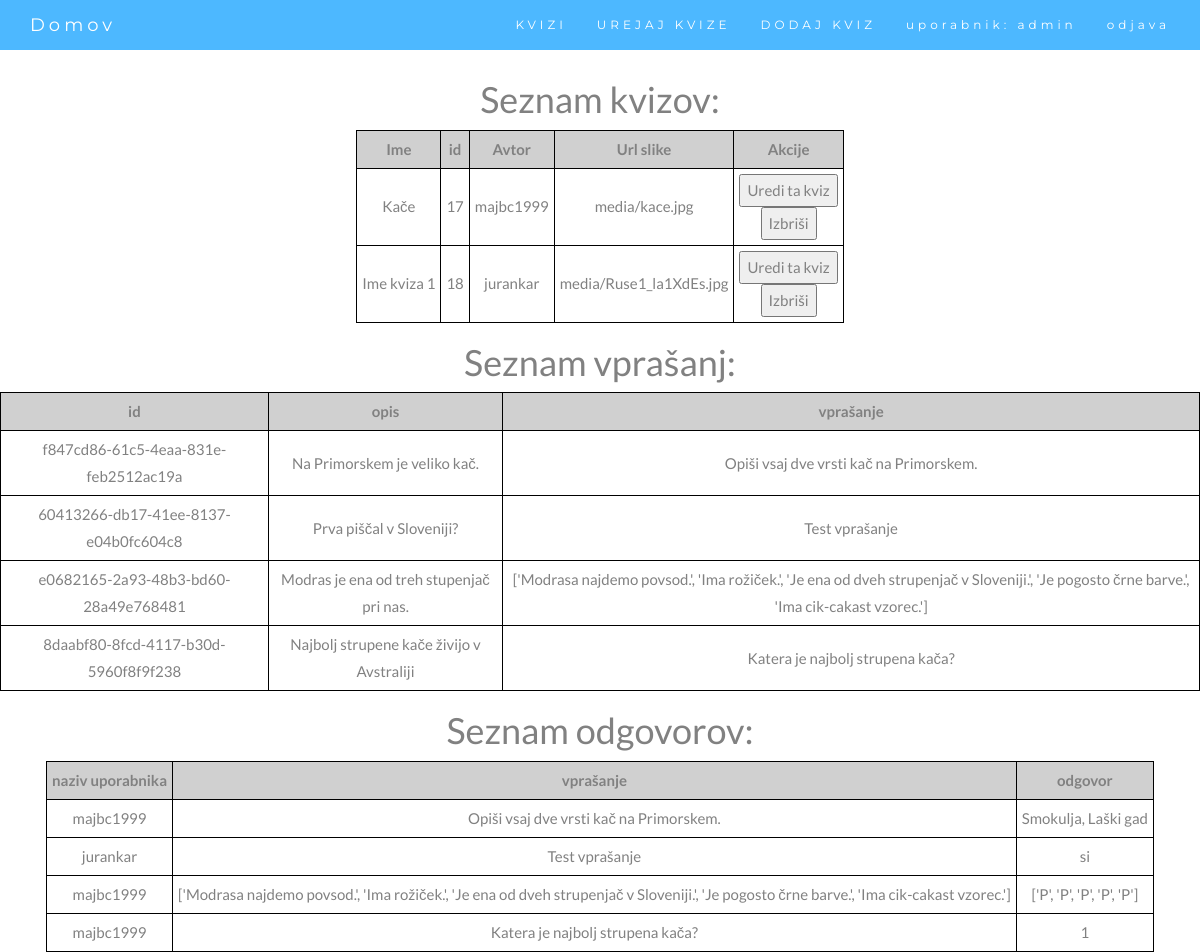
The page /quiz_manager (signed in) on the database as committed earlier.
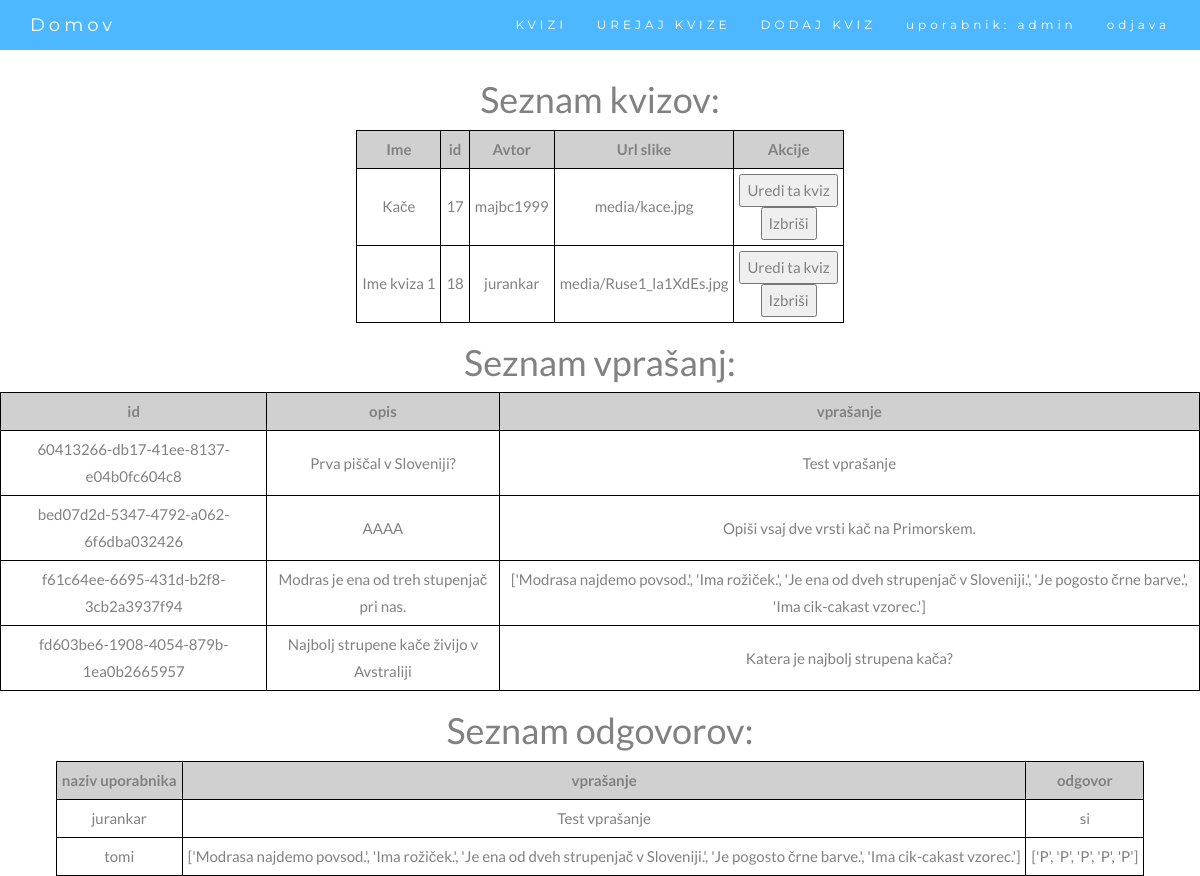
The same page on the database as committed later.
### webapp/models.py (models this page shows)
class dbQuiz(models.Model):
    id = models.BigAutoField(primary_key=True)
    name = models.CharField(max_length=200, default="Kviz 1")
    author = models.CharField(max_length=200)
    password = models.CharField(max_length=200, default="hec") # geslo za kviz (da ni vsak kviz dostopen vsakomur)   --> Can we remove this?
    datoteka = models.FileField(upload_to='media/')
    created_at = models.DateTimeField(auto_now_add=True)
    updated_at = models.DateTimeField(auto_now=True)

class OpisnoModel(models.Model):
    id = models.UUIDField(primary_key=True, default=uuid.uuid4, editable=False)
    leto = models.IntegerField(default=0)
    kviz = models.ForeignKey(dbQuiz, on_delete=CASCADE, null=True)
    opis = models.CharField(max_length=1000)
    longitude = models.FloatField(default=14.50857) # koordinate za leaflet (bomo spremenili na koncu)
    latitude = models.FloatField(default=46.04906)
    vprasanje = models.CharField(max_length=1000) # seznam vprašanj, odvisno od tipa
    pozicijaOznake = models.CharField(max_length=1000, default="err")

class PravilnoNepravilnoModel(models.Model):
    id = models.UUIDField(primary_key=True, default=uuid.uuid4, editable=False)
    leto = models.IntegerField(default=0)
    kviz = models.ForeignKey(dbQuiz, on_delete=CASCADE, null=True)
    opis = models.CharField(max_length=1000)
    longitude = models.FloatField(default=14.50857) # koordinate za leaflet (bomo spremenili na koncu)
    latitude = models.FloatField(default=46.04906)
    vprasanje = models.CharField(max_length=1000, default="nan") # seznam vprašanj
    pravilni_odgovor = models.CharField(max_length=1000, default="nan") # seznam pravilnih odgovorov
    pozicijaOznake = models.CharField(max_length=1000, default="err")

class IzberiOdgovorModel(models.Model):
    id = models.UUIDField(primary_key=True, default=uuid.uuid4, editable=False)
    leto = models.IntegerField(default=0)
    kviz = models.ForeignKey(dbQuiz, on_delete=CASCADE, null=True)
    opis = models.CharField(max_length=1000)
    longitude = models.FloatField(default=14.50857) # koordinate za leaflet (bomo spremenili na koncu)
    latitude = models.FloatField(default=46.04906)
    vprasanje = models.CharField(max_length=100)
    odgovor1 = models.CharField(max_length=100, default="nan")
    odgovor2 = models.CharField(max_length=100, default="nan")
    odgovor3 = models.CharField(max_length=100, default="nan")
    odgovor4 = models.CharField(max_length=100, default="nan")
    odgovor5 = models.CharField(max_length=100, default="nan")
    pravilni_odgovor = models.IntegerField() # številka pravilnega odgovora
    pozicijaOznake = models.CharField(max_length=1000, default="err")

class OdgovorOpisnoModel(models.Model):
    id = models.UUIDField(primary_key=True, default=uuid.uuid4, editable=False)
    user = models.CharField(max_length=30)
    vprasanje = models.ForeignKey(OpisnoModel, on_delete=CASCADE)
    odgovori = models.CharField(max_length=1000)

class OdgovorPravilnoNepravilnoModel(models.Model):
    id = models.UUIDField(primary_key=True, default=uuid.uuid4, editable=False)
    user = models.CharField(max_length=30)
    vprasanje = models.ForeignKey(PravilnoNepravilnoModel, on_delete=CASCADE)
    odgovori = models.CharField(max_length=1000)

class OdgovorIzberiOdgovorModel(models.Model):
    id = models.UUIDField(primary_key=True, default=uuid.uuid4, editable=False)
    user = models.CharField(max_length=30)
    vprasanje = models.ForeignKey(IzberiOdgovorModel, on_delete=CASCADE)
    odgovori = models.CharField(max_length=1000)

### webapp/views.py (the view)
# urls.py: path('quiz_manager', views.quiz_manager, name='question_manager'),
@login_required
def quiz_manager(request,kviz=None):
    try:
        kvizi = dbQuiz.objects.all()
    except:
        kvizi = []
    vprasanja = []
    vprasanja += OpisnoModel.objects.all()
    vprasanja += PravilnoNepravilnoModel.objects.all()
    vprasanja += IzberiOdgovorModel.objects.all()
    odgovori = []
    odgovori += OdgovorOpisnoModel.objects.all()
    odgovori += OdgovorPravilnoNepravilnoModel.objects.all()
    odgovori += OdgovorIzberiOdgovorModel.objects.all()
    return render(request, "quiz_manager.html", {'kvizi': kvizi, 'vprasanja': vprasanja, 'odgovori': odgovori})

### templates/quiz_manager.html (shortened to what this page needs)
{% extends "skeleton.html" %}
{% block content %}
    <h1>Seznam kvizov:</h1>
    <table style="border: 1px solid black;">
        <tr>
            <th>Ime</th>
            <th>id</th>
            <th>Avtor</th>
            <th>Url slike</th>
            <th>Akcije</th>
        </tr>
        {% for i in kvizi %}
            <tr>
                <td>{{i.name}}</td>
                <td>{{i.id}}</td>
                <td>{{i.author}}</td>
                <td>{{i.datoteka}}</td>
                <td>
                    <form action="/quiz_manager/{{i.id}}/" method="get">
                        <input type="submit" value="Uredi ta kviz">
                    </form>
                    <form action="/delete_quiz/{{i.id}}/" method="post">
                        <input type="submit" value="Izbriši">
                    </form>
                </td>
            </tr>
        {%endfor%}
    </table>
    <table>
        <h1>Seznam vprašanj:</h1>
        <tr>
            <th>id</th>
            <th>opis</th>
            <th>vprašanje</th>
        </tr>
            {% for j in vprasanja %}
            <tr>
                <td>{{j.id}}</td>
                <td>{{j.opis}}</td>
                <td>{{j.vprasanje}}</td>
            </tr>
        {%endfor%}
    </table>
    <table>
        <h1>Seznam odgovorov:</h1>
        <tr>
            <th>naziv uporabnika</th>
            <th>vprašanje</th>
            <th>odgovor</th>
        </tr>
            {% for j in odgovori %}
            <tr>
                <td>{{j.user}}</td>
                <td>{{j.vprasanje.vprasanje}}</td>
                <td>{{j.odgovori}}</td>
            </tr>
            {%endfor%}
    </table>
{% endblock content %}

Rows that differ between the two databases and show on the page:
removed OpisnoModel: id "f847cd86-61c5-4eaa-831e-feb2512ac19a", opis "Na Primorskem je veliko kač.", vprasanje "Opiši vsaj dve vrsti kač na Primorskem."
removed PravilnoNepravilnoModel: id "e0682165-2a93-48b3-bd60-28a49e768481", opis "Modras je ena od treh stupenjač pri nas.", vprasanje "['Modrasa najdemo povsod.', 'Ima rožiček.', 'Je ena od dveh strupenjač v Sloveniji.', 'Je pogosto črne barve.', 'Ima cik-cakast vzorec.']"
removed IzberiOdgovorModel: id "8daabf80-8fcd-4117-b30d-5960f8f9f238", opis "Najbolj strupene kače živijo v Avstraliji", vprasanje "Katera je najbolj strupena kača?"
removed OdgovorOpisnoModel: user "majbc1999", vprasanje.vprasanje "Opiši vsaj dve vrsti kač na Primorskem.", odgovori "Smokulja, Laški gad"
removed OdgovorPravilnoNepravilnoModel: user "majbc1999", vprasanje.vprasanje "['Modrasa najdemo povsod.', 'Ima rožiček.', 'Je ena od dveh strupenjač v Sloveniji.', 'Je pogosto črne barve.', 'Ima cik-cakast vzorec.']", odgovori "['P', 'P', 'P', 'P', 'P']"
removed OdgovorIzberiOdgovorModel: user "majbc1999", vprasanje.vprasanje "Katera je najbolj strupena kača?", odgovori "1"
added OpisnoModel: id "bed07d2d-5347-4792-a062-6f6dba032426", opis "AAAA", vprasanje "Opiši vsaj dve vrsti kač na Primorskem."
added PravilnoNepravilnoModel: id "f61c64ee-6695-431d-b2f8-3cb2a3937f94", opis "Modras je ena od treh stupenjač pri nas.", vprasanje "['Modrasa najdemo povsod.', 'Ima rožiček.', 'Je ena od dveh strupenjač v Sloveniji.', 'Je pogosto črne barve.', 'Ima cik-cakast vzorec.']"
added IzberiOdgovorModel: id "fd603be6-1908-4054-879b-1ea0b2665957", opis "Najbolj strupene kače živijo v Avstraliji", vprasanje "Katera je najbolj strupena kača?"
added OdgovorPravilnoNepravilnoModel: user "tomi", vprasanje.vprasanje "['Modrasa najdemo povsod.', 'Ima rožiček.', 'Je ena od dveh strupenjač v Sloveniji.', 'Je pogosto črne barve.', 'Ima cik-cakast vzorec.']", odgovori "['P', 'P', 'P', 'P', 'P']"
